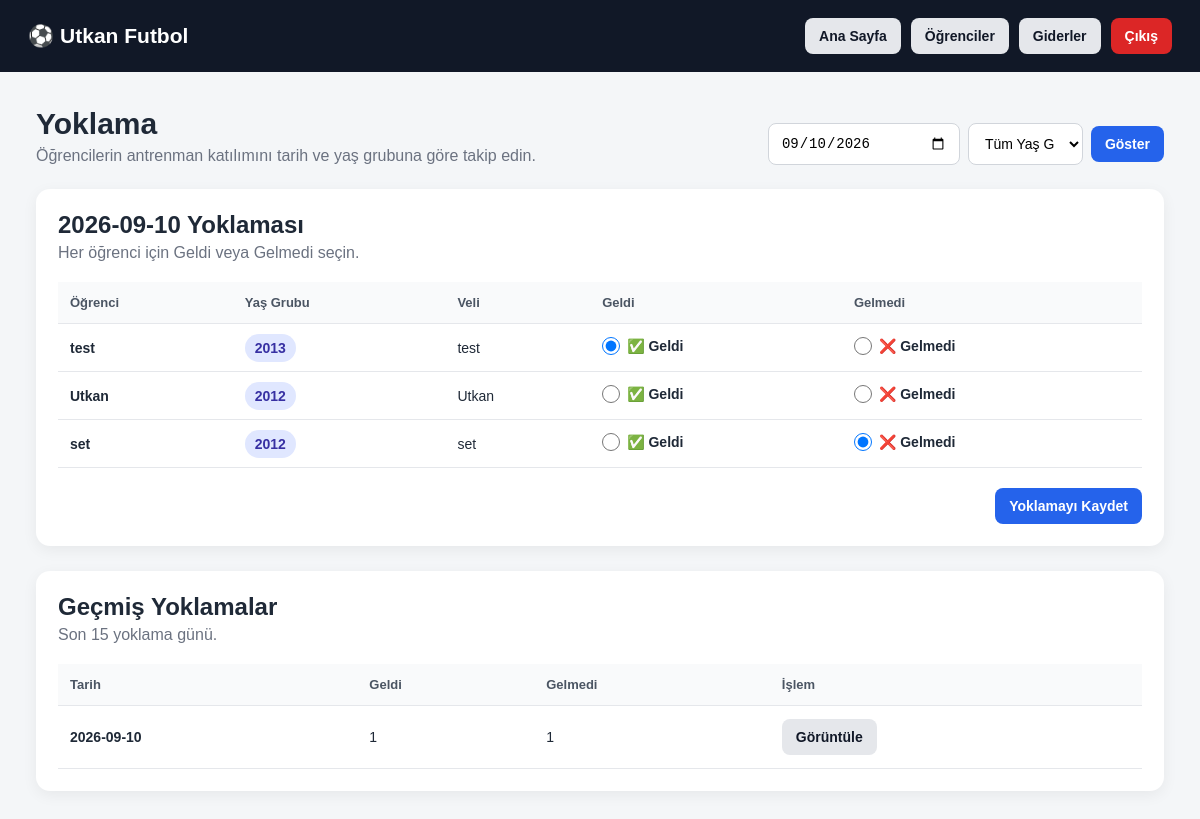
The app's page /attendance (signed in), older data.
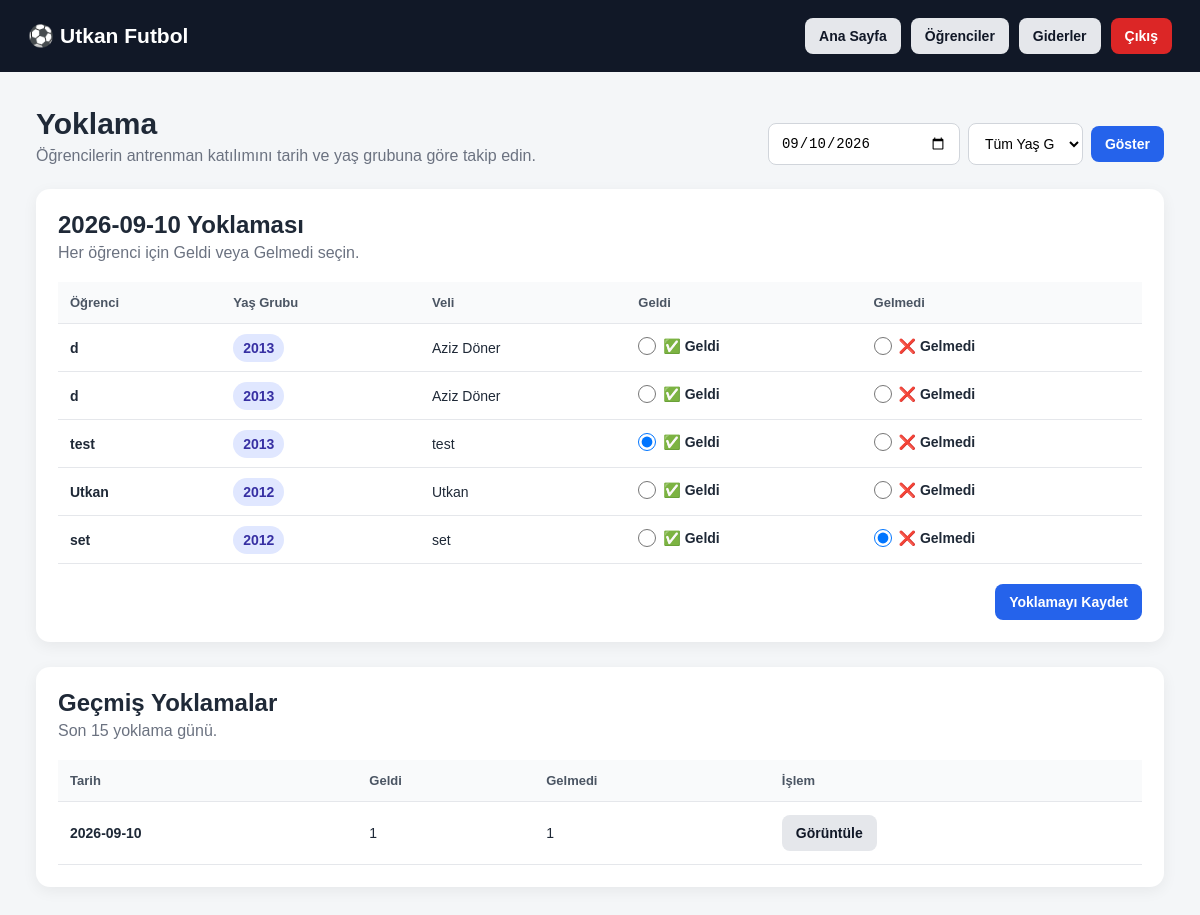
The same page, newer data.
### tables this page shows
CREATE TABLE attendance (
            id INTEGER PRIMARY KEY AUTOINCREMENT,
            student_id INTEGER NOT NULL,
            attendance_date TEXT NOT NULL,
            present INTEGER DEFAULT 0,
            created_at TEXT,
            FOREIGN KEY (student_id)
                REFERENCES students(id)
                ON DELETE CASCADE,
            UNIQUE(student_id, attendance_date)
        );

CREATE TABLE students (
            id INTEGER PRIMARY KEY AUTOINCREMENT,
            school_id INTEGER NOT NULL,
            name TEXT NOT NULL,
            birth_year INTEGER NOT NULL,
            parent_name TEXT,
            phone TEXT,
            monthly_fee REAL DEFAULT 0,
            active INTEGER DEFAULT 1,
            notes TEXT,
            created_at TEXT,
            FOREIGN KEY (school_id)
                REFERENCES schools(id)
                ON DELETE CASCADE
        );

### app.py (the view, shortened to what this page needs)
@app.route("/attendance", methods=["GET", "POST"])
def attendance():
    if not school_logged_in():
        return redirect(url_for("login"))
    school_id = session["school_id"]
    selected_date = request.args.get(
        "date",
        datetime.now().strftime("%Y-%m-%d")
    )
    selected_birth_year = request.args.get(
        "birth_year",
        ""
    ).strip()
    conn = get_db()
    query = """
        SELECT
            s.*,
            a.present AS present,
            CASE
                WHEN a.id IS NULL THEN 0
                ELSE 1
            END AS attendance_saved
        FROM students s
        LEFT JOIN attendance a
            ON a.student_id = s.id
            AND a.attendance_date = ?
        WHERE s.school_id = ?
        AND s.active = 1
    """
    params = [
        selected_date,
        school_id
    ]
    if selected_birth_year:
        query += " AND s.birth_year = ?"
        params.append(selected_birth_year)
    query += """
        ORDER BY
            s.birth_year DESC,
            s.name ASC
    """
    student_list = conn.execute(
        query,
        params
    ).fetchall()
    birth_years = conn.execute("""
        SELECT DISTINCT birth_year
        FROM students
        WHERE school_id = ?
        AND active = 1
        ORDER BY birth_year DESC
    """, (
        school_id,
    )).fetchall()
    history = conn.execute("""
        SELECT
            a.attendance_date,
            SUM(
                CASE
                    WHEN a.present = 1 THEN 1
                    ELSE 0
                END
            ) AS present_count,
            SUM(
                CASE
                    WHEN a.present = 0 THEN 1
                    ELSE 0
                END
            ) AS absent_count
        FROM attendance a
        JOIN students s
            ON s.id = a.student_id
        WHERE s.school_id = ?
        GROUP BY a.attendance_date
        ORDER BY a.attendance_date DESC
        LIMIT 15
    """, (
        school_id,
    )).fetchall()
    conn.close()
    return render_template(
        "attendance.html",
        students=student_list,
        selected_date=selected_date,
        selected_birth_year=selected_birth_year,
        birth_years=birth_years,
        history=history
    )

### app.py (called while the page is built)
def get_db():
    conn = sqlite3.connect(DB_NAME)
    conn.row_factory = sqlite3.Row
    conn.execute("PRAGMA foreign_keys = ON")
    return conn

def school_logged_in():
    return (
        session.get("logged_in")
        and session.get("role") == "school"
        and session.get("school_id")
    )

### templates/attendance.html (shortened to what the changed rows need)
<!DOCTYPE html>
<html lang="tr">
<head>
    <link rel="stylesheet" href="{{ url_for('static', filename='style.css') }}">
</head>
<body>
<header class="topbar">
    <div>
        <h2>⚽ {{ session.school_name or "Futbol Okulu Paneli" }}</h2>
    </div>
</header>
<main class="container">
    <div class="dashboard-heading">
        <div>
            <h1>Yoklama</h1>
        </div>
    </div>
    <section class="panel-section">
        <div class="section-header">
            <div>
                <h2>
                    {{ selected_date }} Yoklaması
                </h2>
            </div>
        </div>
        {% if students %}
        <form method="POST">
            <div class="table-wrapper">
                <table>
                    <thead>
                        <tr>
                            <th>Öğrenci</th>
                            <th>Yaş Grubu</th>
                            <th>Veli</th>
                            <th>Geldi</th>
                            <th>Gelmedi</th>
                        </tr>
                    </thead>
                    <tbody>
                    {% for student in students %}
                        <tr>
                            <td>
                                <strong>{{ student.name }}</strong>
                            </td>
                            <td>
                                <span class="badge">
                                    {{ student.birth_year }}
                                </span>
                            </td>
                            <td>
                                {{ student.parent_name or "-" }}
                            </td>
                            <td>
                                <label class="attendance-option present-option">
                                    <input
                                        type="radio"
                                        name="attendance_{{ student.id }}"
                                        value="present"
                                        {% if student.attendance_saved and student.present == 1 %}checked{% endif %}
                                    >
                                    <span>✅ Geldi</span>
                                </label>
                            </td>
                            <td>
                                <label class="attendance-option absent-option">
                                    <input
                                        type="radio"
                                        name="attendance_{{ student.id }}"
                                        value="absent"
                                        {% if student.attendance_saved and student.present == 0 %}checked{% endif %}
                                    >
                                    <span>❌ Gelmedi</span>
                                </label>
                            </td>
                        </tr>
                    {% endfor %}
                    </tbody>
                </table>
            </div>
        </form>
        {% else %}
        <div class="empty-state">
            Bu yaş grubunda aktif öğrenci bulunmuyor.
        </div>
        {% endif %}
    </section>
    <section class="panel-section attendance-history">
        <div class="section-header">
            <div>
                <h2>Geçmiş Yoklamalar</h2>
            </div>
        </div>
        {% if history %}
        <div class="table-wrapper">
            <table>
                <thead>
                    <tr>
                        <th>Tarih</th>
                        <th>Geldi</th>
                        <th>Gelmedi</th>
                        <th>İşlem</th>
                    </tr>
                </thead>
                <tbody>
                {% for item in history %}
                    <tr>
                        <td>
                            <strong>{{ item.attendance_date }}</strong>
                        </td>
                        <td>
                            {{ item.present_count }}
                        </td>
                        <td>
                            {{ item.absent_count }}
                        </td>
                        <td>
                            <a
                                href="{{ url_for(
                                    'attendance',
                                    date=item.attendance_date,
                                    birth_year=selected_birth_year
                                ) }}"
                                class="btn"
                            >
                                Görüntüle
                            </a>
                        </td>
                    </tr>
                {% endfor %}
                </tbody>
            </table>
        </div>
        {% else %}
        <div class="empty-state">
            Henüz yoklama kaydı bulunmuyor.
        </div>
        {% endif %}
    </section>
</main>
</body>
</html>

Row changes from the older to the newer data that the page shows:
added students: name "d", birth_year "2013", parent_name "Aziz Döner", id "☐ ✅ Geldi", id "☐ ❌ Gelmedi"
added students: name "d", birth_year "2013", parent_name "Aziz Döner", id "☐ ✅ Geldi", id "☐ ❌ Gelmedi"
